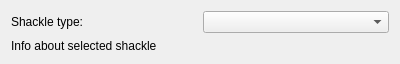
<?xml version="1.0" encoding="UTF-8"?>
<ui version="4.0">
 <class>widgetShackle</class>
 <widget class="QWidget" name="widgetShackle">
  <property name="geometry">
   <rect>
    <x>0</x>
    <y>0</y>
    <width>400</width>
    <height>57</height>
   </rect>
  </property>
  <property name="windowTitle">
   <string>Form</string>
  </property>
  <layout class="QGridLayout" name="gridLayout">
   <item row="1" column="1">
    <widget class="QComboBox" name="comboBox"/>
   </item>
   <item row="1" column="0">
    <widget class="QLabel" name="label">
     <property name="text">
      <string>Shackle type:</string>
     </property>
    </widget>
   </item>
   <item row="2" column="0" colspan="2">
    <widget class="QLabel" name="lbInfo">
     <property name="text">
      <string>Info about selected shackle</string>
     </property>
    </widget>
   </item>
  </layout>
 </widget>
 <resources/>
 <connections/>
</ui>
